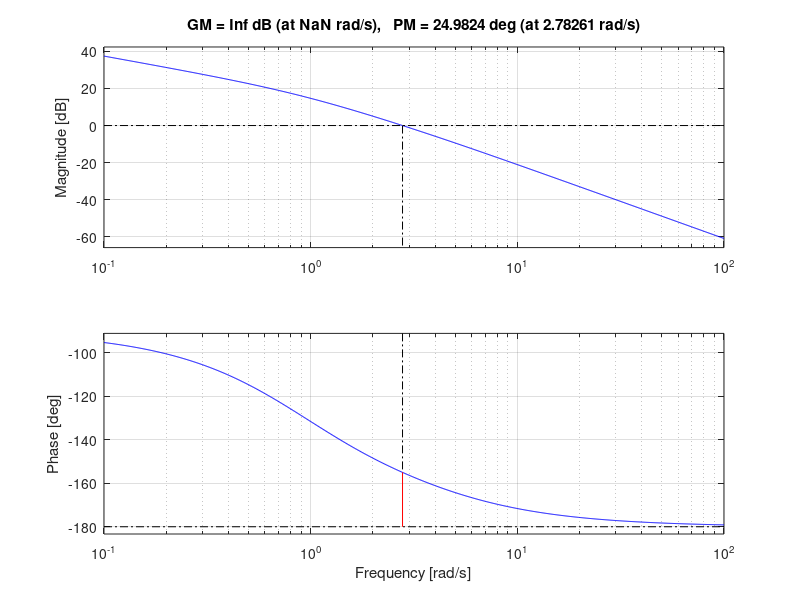
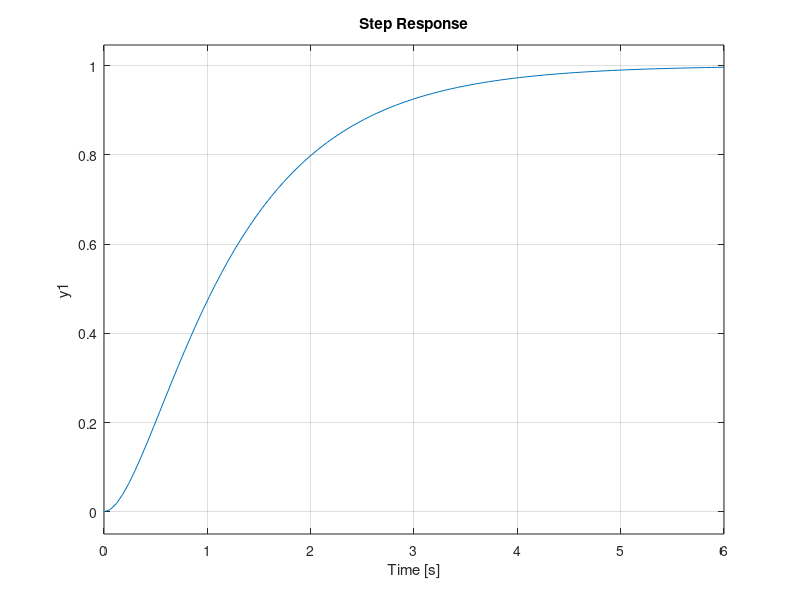
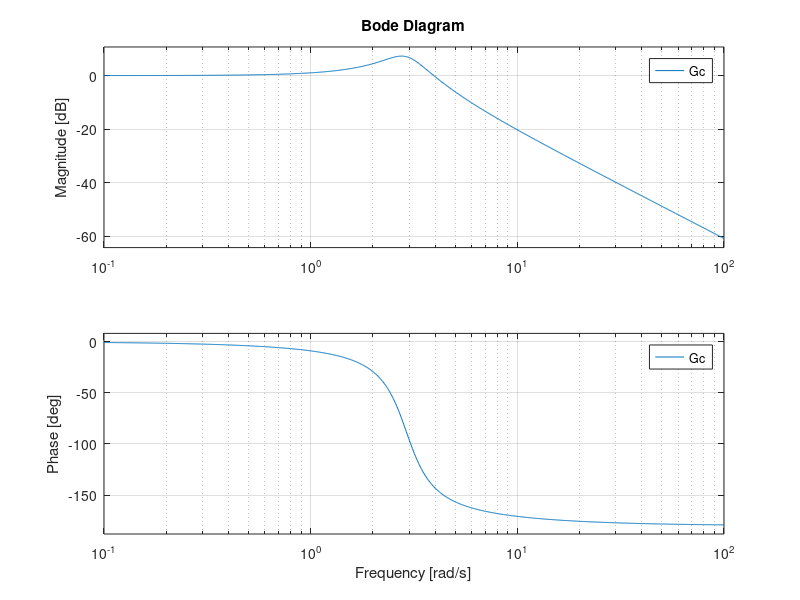

Here is the MATLAB script that generated these plots, in order:
%% Set values for aliasing example
s = tf('s');

% Tank and valve system
G1 = 1/(s + 1);
G2 = 3/(s+3);
G = G1*G2; % 

%% Controller: PI
Ti = 0.4;
%Td = 4;
%N = 30;
K = 3;
F = K *(1 +  1/(Ti*s));

%% Loop gain
Go = F*G;
figure(1)
clf
margin(Go)

figure(2)
clf
step(G)

[Gnum, Gden] = tfdata(G);

%% Closed-loop continuous system
Gc = feedback(Go, 1);
figure(3)
bode(Gc)
ww = logspace(-1, 2, 400);
[mag,phas] = bode(Gc, ww);
dlmwrite('alias-example-GC-bode.dta', cat(2, ww(:), mag(:), phas(:)), 'delimiter', ','); 

%% Discretize the controller

h = 2/10; % tr about 2s
Fd = c2d(F, h, 'foh');
[Fdnum, Fdden] = tfdata(Fd)

%% Bad excitation frequency
% Resonance freq
wr = 2.75;
ws = 2*pi/h;
wN = ws/2;
wralias = wN + (wN-wr)




